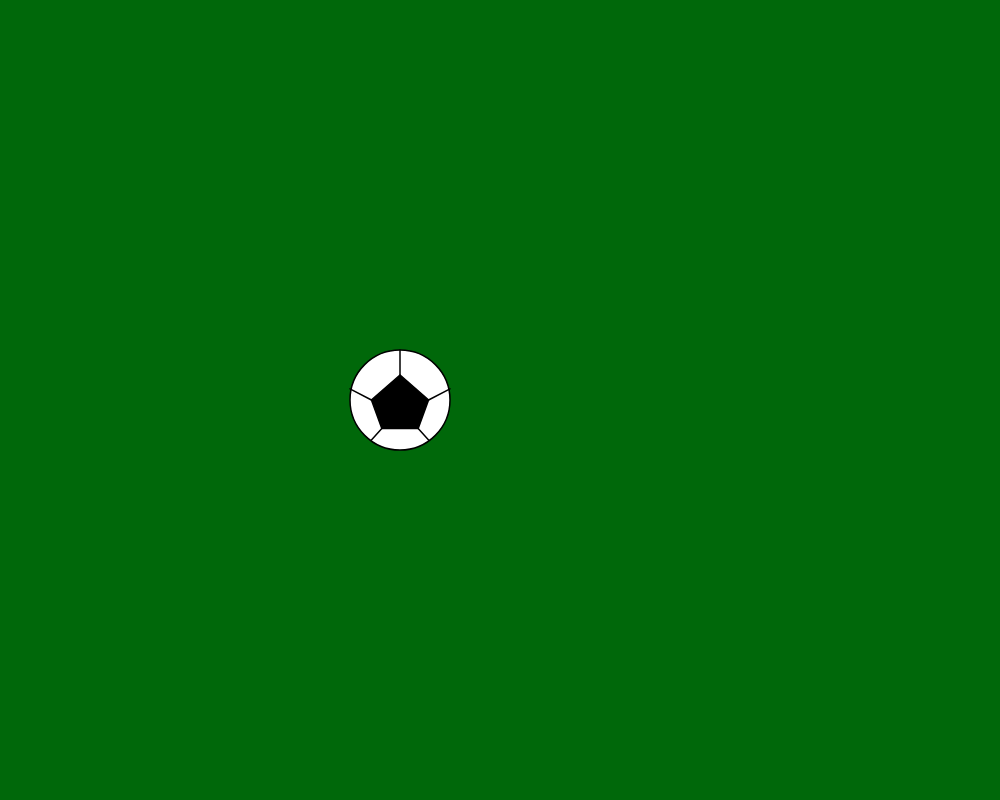
Frame 1 (no input)
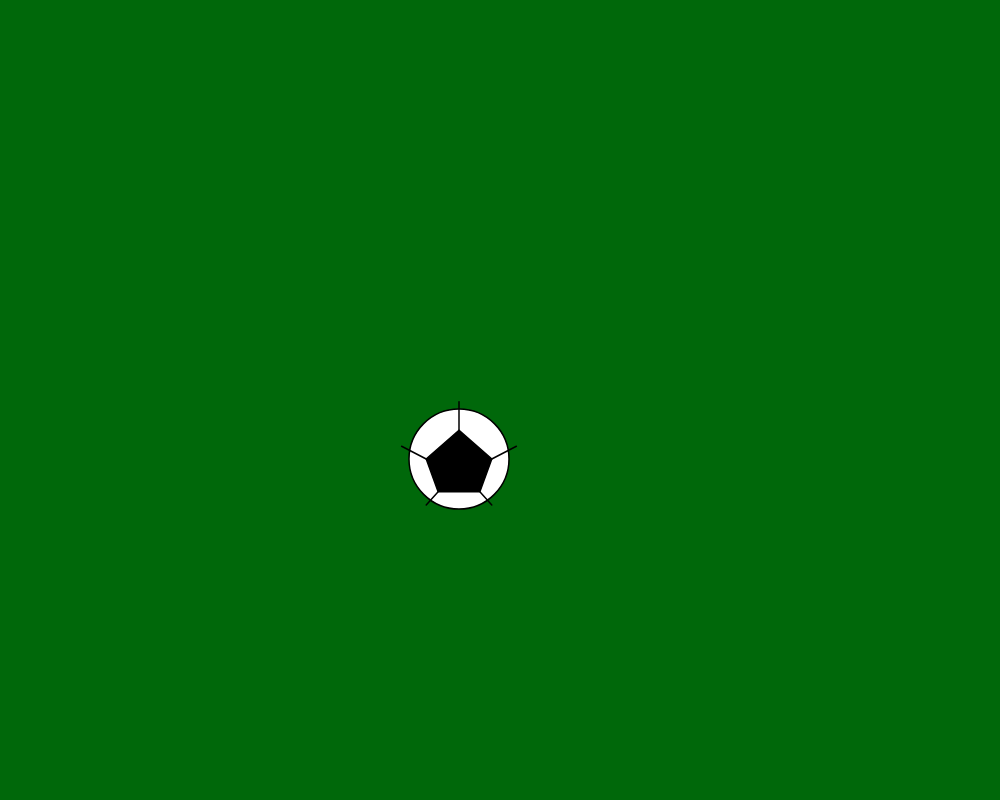
Frame 60 (no input)
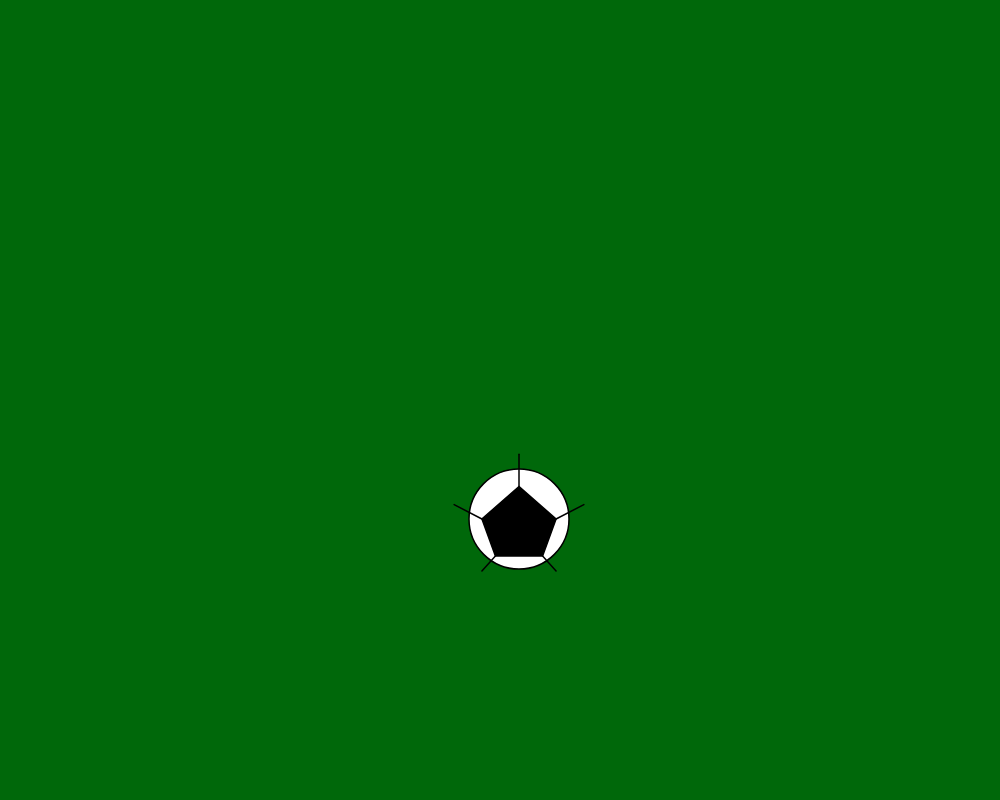
Frame 120 (the mouse pressed at the canvas centre since frame 60)

The p5.js sketch that drew these frames (run headless with seeded random() and noise() and a simulated clock; from frame 60 on, the mouse is pressed at the canvas centre):

// p5.js sketch
// ── sketch.js

var posX = 400;
var posY = 400;
var ballLength = 100;
var ballSpeedX = 1;
var ballSpeedY = 1;


function setup() {
  createCanvas(1000, 800);
}

function draw() {
  background(0, 104, 10);
  //soccer ball
  fill(255, 255, 255);
  strokeWeight(1.5);
  ellipse(posX, posY, ballLength, ballLength);
  fill(0, 0, 0);
  beginShape();
  vertex(posX, posY - posY/16);
  vertex(posX - posX/14, posY);
  vertex(posX - posX/22, posY + posY/14);
  vertex(posX + posX/22, posY + posY/14);
  vertex(posX + posX/14, posY);
  endShape(CLOSE);
  line(posX, posY - posY/16, posX, posY - posY/8);
  line(posX - posX/14, posY, posX - posX/8, posY - posY/36);
  line(posX - posX/22, posY + posY/14, posX - posX/14, posY + posY/10);
  line(posX + posX/22, posY + posY/14, posX + posX/14, posY + posY/10);
  line(posX + posX/14, posY, posX + posX/8, posY - posY/36);
  posX = posX + ballSpeedX;
  posY = posY + ballSpeedY;
  if (posX <= 0) {
    ballSpeedX = -ballSpeedX
    };
  if (posX >= 1000) {
    ballSpeedX = -ballSpeedX
    };
  if (posY <= 0) {
    ballSpeedY = -ballSpeedY
    };
  if (posY >= 800) {
    ballSpeedY = -ballSpeedY
    };
  
  
  
  
  
  
}
